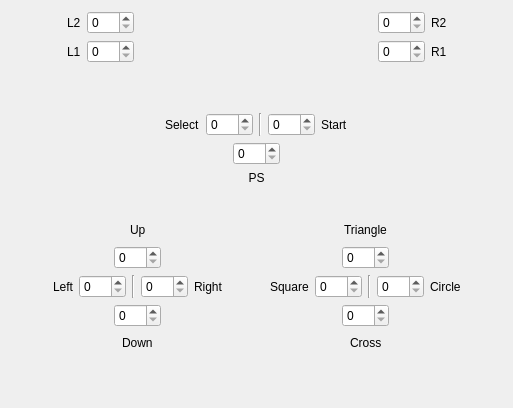
       <widget class="QWidget" name="page">
        <property name="geometry">
         <rect>
          <x>0</x>
          <y>0</y>
          <width>513</width>
          <height>408</height>
         </rect>
        </property>
        <attribute name="label">
         <string>Buttons</string>
        </attribute>
        <layout class="QVBoxLayout" name="verticalLayout">
         <item>
          <layout class="QHBoxLayout" name="horizontalLayout_3">
           <item>
            <spacer name="horizontalSpacer_33">
             <property name="orientation">
              <enum>Qt::Horizontal</enum>
             </property>
             <property name="sizeHint" stdset="0">
              <size>
               <width>40</width>
               <height>20</height>
              </size>
             </property>
            </spacer>
           </item>
           <item>
            <widget class="QLabel" name="label_l2">
             <property name="text">
              <string notr="true">L2</string>
             </property>
            </widget>
           </item>
           <item>
            <widget class="QSpinBox" name="s_l2">
             <property name="maximum">
              <number>279</number>
             </property>
            </widget>
           </item>
           <item>
            <spacer name="horizontalSpacer_2">
             <property name="orientation">
              <enum>Qt::Horizontal</enum>
             </property>
             <property name="sizeHint" stdset="0">
              <size>
               <width>238</width>
               <height>20</height>
              </size>
             </property>
            </spacer>
           </item>
           <item>
            <widget class="QSpinBox" name="s_r2">
             <property name="maximum">
              <number>279</number>
             </property>
            </widget>
           </item>
           <item>
            <widget class="QLabel" name="label_r2">
             <property name="text">
              <string>R2</string>
             </property>
            </widget>
           </item>
           <item>
            <spacer name="horizontalSpacer_35">
             <property name="orientation">
              <enum>Qt::Horizontal</enum>
             </property>
             <property name="sizeHint" stdset="0">
              <size>
               <width>40</width>
               <height>20</height>
              </size>
             </property>
            </spacer>
           </item>
          </layout>
         </item>
         <item>
          <layout class="QHBoxLayout" name="horizontalLayout_4">
           <item>
            <spacer name="horizontalSpacer_34">
             <property name="orientation">
              <enum>Qt::Horizontal</enum>
             </property>
             <property name="sizeHint" stdset="0">
              <size>
               <width>40</width>
               <height>20</height>
              </size>
             </property>
            </spacer>
           </item>
           <item>
            <widget class="QLabel" name="label_l1">
             <property name="text">
              <string notr="true">L1</string>
             </property>
            </widget>
           </item>
           <item>
            <widget class="QSpinBox" name="s_l1">
             <property name="maximum">
              <number>279</number>
             </property>
            </widget>
           </item>
           <item>
            <spacer name="horizontalSpacer_3">
             <property name="orientation">
              <enum>Qt::Horizontal</enum>
             </property>
             <property name="sizeHint" stdset="0">
              <size>
               <width>238</width>
               <height>20</height>
              </size>
             </property>
            </spacer>
           </item>
           <item>
            <widget class="QSpinBox" name="s_r1">
             <property name="maximum">
              <number>279</number>
             </property>
            </widget>
           </item>
           <item>
            <widget class="QLabel" name="label_r1">
             <property name="text">
              <string>R1</string>
             </property>
            </widget>
           </item>
           <item>
            <spacer name="horizontalSpacer_36">
             <property name="orientation">
              <enum>Qt::Horizontal</enum>
             </property>
             <property name="sizeHint" stdset="0">
              <size>
               <width>40</width>
               <height>20</height>
              </size>
             </property>
            </spacer>
           </item>
          </layout>
         </item>
         <item>
          <spacer name="verticalSpacer">
           <property name="orientation">
            <enum>Qt::Vertical</enum>
           </property>
           <property name="sizeHint" stdset="0">
            <size>
             <width>20</width>
             <height>40</height>
            </size>
           </property>
          </spacer>
         </item>
         <item>
          <layout class="QHBoxLayout" name="horizontalLayout_5">
           <item>
            <spacer name="horizontalSpacer_15">
             <property name="orientation">
              <enum>Qt::Horizontal</enum>
             </property>
             <property name="sizeHint" stdset="0">
              <size>
               <width>40</width>
               <height>20</height>
              </size>
             </property>
            </spacer>
           </item>
           <item>
            <widget class="QLabel" name="label_select">
             <property name="text">
              <string notr="true">Select</string>
             </property>
            </widget>
           </item>
           <item>
            <widget class="QSpinBox" name="s_select">
             <property name="maximum">
              <number>279</number>
             </property>
            </widget>
           </item>
           <item>
            <widget class="Line" name="line_2">
             <property name="orientation">
              <enum>Qt::Vertical</enum>
             </property>
            </widget>
           </item>
           <item>
            <widget class="QSpinBox" name="s_start">
             <property name="maximum">
              <number>279</number>
             </property>
            </widget>
           </item>
           <item>
            <widget class="QLabel" name="label_start">
             <property name="text">
              <string notr="true">Start</string>
             </property>
            </widget>
           </item>
           <item>
            <spacer name="horizontalSpacer_16">
             <property name="orientation">
              <enum>Qt::Horizontal</enum>
             </property>
             <property name="sizeHint" stdset="0">
              <size>
               <width>40</width>
               <height>20</height>
              </size>
             </property>
            </spacer>
           </item>
          </layout>
         </item>
         <item>
          <layout class="QHBoxLayout" name="horizontalLayout_25">
           <item>
            <spacer name="horizontalSpacer_31">
             <property name="orientation">
              <enum>Qt::Horizontal</enum>
             </property>
             <property name="sizeHint" stdset="0">
              <size>
               <width>40</width>
               <height>20</height>
              </size>
             </property>
            </spacer>
           </item>
           <item>
            <widget class="QSpinBox" name="s_ps">
             <property name="maximum">
              <number>279</number>
             </property>
            </widget>
           </item>
           <item>
            <spacer name="horizontalSpacer_32">
             <property name="orientation">
              <enum>Qt::Horizontal</enum>
             </property>
             <property name="sizeHint" stdset="0">
              <size>
               <width>40</width>
               <height>20</height>
              </size>
             </property>
            </spacer>
           </item>
          </layout>
         </item>
         <item>
          <layout class="QHBoxLayout" name="horizontalLayout_24">
           <item>
            <spacer name="verticalSpacer_2">
             <property name="orientation">
              <enum>Qt::Vertical</enum>
             </property>
             <property name="sizeHint" stdset="0">
              <size>
               <width>20</width>
               <height>40</height>
              </size>
             </property>
            </spacer>
           </item>
           <item>
            <widget class="QLabel" name="label_ps">
             <property name="text">
              <string notr="true">PS</string>
             </property>
             <property name="alignment">
              <set>Qt::AlignHCenter|Qt::AlignTop</set>
             </property>
            </widget>
           </item>
           <item>
            <spacer name="verticalSpacer_4">
             <property name="orientation">
              <enum>Qt::Vertical</enum>
             </property>
             <property name="sizeHint" stdset="0">
              <size>
               <width>20</width>
               <height>18</height>
              </size>
             </property>
            </spacer>
           </item>
          </layout>
         </item>
         <item>
          <layout class="QHBoxLayout" name="horizontalLayout_16">
           <item>
            <spacer name="horizontalSpacer_37">
             <property name="orientation">
              <enum>Qt::Horizontal</enum>
             </property>
             <property name="sizeHint" stdset="0">
              <size>
               <width>40</width>
               <height>20</height>
              </size>
             </property>
            </spacer>
           </item>
           <item>
            <layout class="QVBoxLayout" name="verticalLayout_2">
             <item>
              <layout class="QHBoxLayout" name="horizontalLayout_6">
               <item>
                <spacer name="horizontalSpacer_8">
                 <property name="orientation">
                  <enum>Qt::Horizontal</enum>
                 </property>
                 <property name="sizeHint" stdset="0">
                  <size>
                   <width>40</width>
                   <height>20</height>
                  </size>
                 </property>
                </spacer>
               </item>
               <item>
                <widget class="QLabel" name="label_up">
                 <property name="text">
                  <string>Up</string>
                 </property>
                </widget>
               </item>
               <item>
                <spacer name="horizontalSpacer_11">
                 <property name="orientation">
                  <enum>Qt::Horizontal</enum>
                 </property>
                 <property name="sizeHint" stdset="0">
                  <size>
                   <width>40</width>
                   <height>20</height>
                  </size>
                 </property>
                </spacer>
               </item>
              </layout>
             </item>
             <item>
              <layout class="QHBoxLayout" name="horizontalLayout_7">
               <item>
                <spacer name="horizontalSpacer_4">
                 <property name="orientation">
                  <enum>Qt::Horizontal</enum>
                 </property>
                 <property name="sizeHint" stdset="0">
                  <size>
                   <width>40</width>
                   <height>20</height>
                  </size>
                 </property>
                </spacer>
               </item>
               <item>
                <widget class="QSpinBox" name="s_up">
                 <property name="maximum">
                  <number>279</number>
                 </property>
                </widget>
               </item>
               <item>
                <spacer name="horizontalSpacer_5">
                 <property name="orientation">
                  <enum>Qt::Horizontal</enum>
                 </property>
                 <property name="sizeHint" stdset="0">
                  <size>
                   <width>40</width>
                   <height>20</height>
                  </size>
                 </property>
                </spacer>
               </item>
              </layout>
             </item>
             <item>
              <layout class="QHBoxLayout" name="horizontalLayout_8">
               <item>
                <widget class="QLabel" name="label_left">
                 <property name="text">
                  <string>Left</string>
                 </property>
                 <property name="alignment">
                  <set>Qt::AlignRight|Qt::AlignTrailing|Qt::AlignVCenter</set>
                 </property>
                </widget>
               </item>
               <item>
                <widget class="QSpinBox" name="s_left">
                 <property name="maximum">
                  <number>279</number>
                 </property>
                </widget>
               </item>
               <item>
                <widget class="Line" name="line">
                 <property name="orientation">
                  <enum>Qt::Vertical</enum>
                 </property>
                </widget>
               </item>
               <item>
                <widget class="QSpinBox" name="s_right">
                 <property name="maximum">
                  <number>279</number>
                 </property>
                </widget>
               </item>
               <item>
                <widget class="QLabel" name="label_right">
                 <property name="text">
                  <string>Right</string>
                 </property>
                </widget>
               </item>
              </layout>
             </item>
             <item>
              <layout class="QHBoxLayout" name="horizontalLayout_9">
               <item>
                <spacer name="horizontalSpacer_9">
                 <property name="orientation">
                  <enum>Qt::Horizontal</enum>
                 </property>
                 <property name="sizeHint" stdset="0">
                  <size>
                   <width>40</width>
                   <height>20</height>
                  </size>
                 </property>
                </spacer>
               </item>
               <item>
                <widget class="QSpinBox" name="s_down">
                 <property name="maximum">
                  <number>279</number>
                 </property>
                </widget>
               </item>
               <item>
                <spacer name="horizontalSpacer_10">
                 <property name="orientation">
                  <enum>Qt::Horizontal</enum>
                 </property>
                 <property name="sizeHint" stdset="0">
                  <size>
                   <width>40</width>
                   <height>20</height>
                  </size>
                 </property>
                </spacer>
               </item>
              </layout>
             </item>
             <item>
              <layout class="QHBoxLayout" name="horizontalLayout_10">
               <item>
                <spacer name="horizontalSpacer_12">
                 <property name="orientation">
                  <enum>Qt::Horizontal</enum>
                 </property>
                 <property name="sizeHint" stdset="0">
                  <size>
                   <width>40</width>
                   <height>20</height>
                  </size>
                 </property>
                </spacer>
               </item>
               <item>
                <widget class="QLabel" name="label_down">
                 <property name="text">
                  <string>Down</string>
                 </property>
                </widget>
               </item>
               <item>
                <spacer name="horizontalSpacer_13">
                 <property name="orientation">
                  <enum>Qt::Horizontal</enum>
                 </property>
                 <property name="sizeHint" stdset="0">
                  <size>
                   <width>40</width>
                   <height>20</height>
                  </size>
                 </property>
                </spacer>
               </item>
              </layout>
             </item>
            </layout>
           </item>
           <item>
            <spacer name="horizontalSpacer_24">
             <property name="orientation">
              <enum>Qt::Horizontal</enum>
             </property>
             <property name="sizeHint" stdset="0">
              <size>
               <width>40</width>
               <height>20</height>
              </size>
             </property>
            </spacer>
           </item>
           <item>
            <layout class="QVBoxLayout" name="verticalLayout_3">
             <item>
              <layout class="QHBoxLayout" name="horizontalLayout_11">
               <item>
                <spacer name="horizontalSpacer_14">
                 <property name="orientation">
                  <enum>Qt::Horizontal</enum>
                 </property>
                 <property name="sizeHint" stdset="0">
                  <size>
                   <width>40</width>
                   <height>20</height>
                  </size>
                 </property>
                </spacer>
               </item>
               <item>
                <widget class="QLabel" name="label_triangle">
                 <property name="text">
                  <string>Triangle</string>
                 </property>
                </widget>
               </item>
               <item>
                <spacer name="horizontalSpacer_17">
                 <property name="orientation">
                  <enum>Qt::Horizontal</enum>
                 </property>
                 <property name="sizeHint" stdset="0">
                  <size>
                   <width>40</width>
                   <height>20</height>
                  </size>
                 </property>
                </spacer>
               </item>
              </layout>
             </item>
             <item>
              <layout class="QHBoxLayout" name="horizontalLayout_12">
               <item>
                <spacer name="horizontalSpacer_18">
                 <property name="orientation">
                  <enum>Qt::Horizontal</enum>
                 </property>
                 <property name="sizeHint" stdset="0">
                  <size>
                   <width>40</width>
                   <height>20</height>
                  </size>
                 </property>
                </spacer>
               </item>
               <item>
                <widget class="QSpinBox" name="s_triangle">
                 <property name="maximum">
                  <number>279</number>
                 </property>
                </widget>
               </item>
               <item>
                <spacer name="horizontalSpacer_19">
                 <property name="orientation">
                  <enum>Qt::Horizontal</enum>
                 </property>
                 <property name="sizeHint" stdset="0">
                  <size>
                   <width>40</width>
                   <height>20</height>
                  </size>
                 </property>
                </spacer>
               </item>
              </layout>
             </item>
             <item>
              <layout class="QHBoxLayout" name="horizontalLayout_13">
               <item>
                <widget class="QLabel" name="label_square">
                 <property name="text">
                  <string>Square</string>
                 </property>
                </widget>
               </item>
               <item>
                <widget class="QSpinBox" name="s_square">
                 <property name="maximum">
                  <number>279</number>
                 </property>
                </widget>
               </item>
               <item>
                <widget class="Line" name="line_3">
                 <property name="orientation">
                  <enum>Qt::Vertical</enum>
                 </property>
                </widget>
               </item>
               <item>
                <widget class="QSpinBox" name="s_circle">
                 <property name="maximum">
                  <number>279</number>
                 </property>
                </widget>
               </item>
               <item>
                <widget class="QLabel" name="label_circle">
                 <property name="text">
                  <string>Circle</string>
                 </property>
                </widget>
               </item>
              </layout>
             </item>
             <item>
              <layout class="QHBoxLayout" name="horizontalLayout_14">
               <item>
                <spacer name="horizontalSpacer_20">
                 <property name="orientation">
                  <enum>Qt::Horizontal</enum>
                 </property>
                 <property name="sizeHint" stdset="0">
                  <size>
                   <width>40</width>
                   <height>20</height>
                  </size>
                 </property>
                </spacer>
               </item>
               <item>
                <widget class="QSpinBox" name="s_cross">
                 <property name="maximum">
                  <number>279</number>
                 </property>
                </widget>
               </item>
               <item>
                <spacer name="horizontalSpacer_21">
                 <property name="orientation">
                  <enum>Qt::Horizontal</enum>
                 </property>
                 <property name="sizeHint" stdset="0">
                  <size>
                   <width>40</width>
                   <height>20</height>
                  </size>
                 </property>
                </spacer>
               </item>
              </layout>
             </item>
             <item>
              <layout class="QHBoxLayout" name="horizontalLayout_15">
               <item>
                <spacer name="horizontalSpacer_22">
                 <property name="orientation">
                  <enum>Qt::Horizontal</enum>
                 </property>
                 <property name="sizeHint" stdset="0">
                  <size>
                   <width>40</width>
                   <height>20</height>
                  </size>
                 </property>
                </spacer>
               </item>
               <item>
                <widget class="QLabel" name="label_cross">
                 <property name="text">
                  <string>Cross</string>
                 </property>
                </widget>
               </item>
               <item>
                <spacer name="horizontalSpacer_23">
                 <property name="orientation">
                  <enum>Qt::Horizontal</enum>
                 </property>
                 <property name="sizeHint" stdset="0">
                  <size>
                   <width>40</width>
                   <height>20</height>
                  </size>
                 </property>
                </spacer>
               </item>
              </layout>
             </item>
            </layout>
           </item>
           <item>
            <spacer name="horizontalSpacer_38">
             <property name="orientation">
              <enum>Qt::Horizontal</enum>
             </property>
             <property name="sizeHint" stdset="0">
              <size>
               <width>40</width>
               <height>20</height>
              </size>
             </property>
            </spacer>
           </item>
          </layout>
         </item>
         <item>
          <spacer name="verticalSpacer_3">
           <property name="orientation">
            <enum>Qt::Vertical</enum>
           </property>
           <property name="sizeHint" stdset="0">
            <size>
             <width>20</width>
             <height>26</height>
            </size>
           </property>
          </spacer>
         </item>
        </layout>
       </widget>
